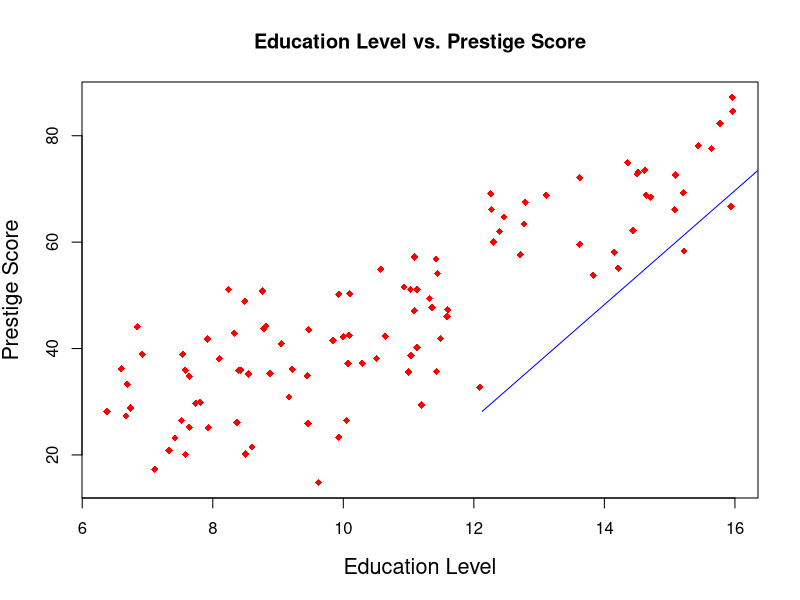
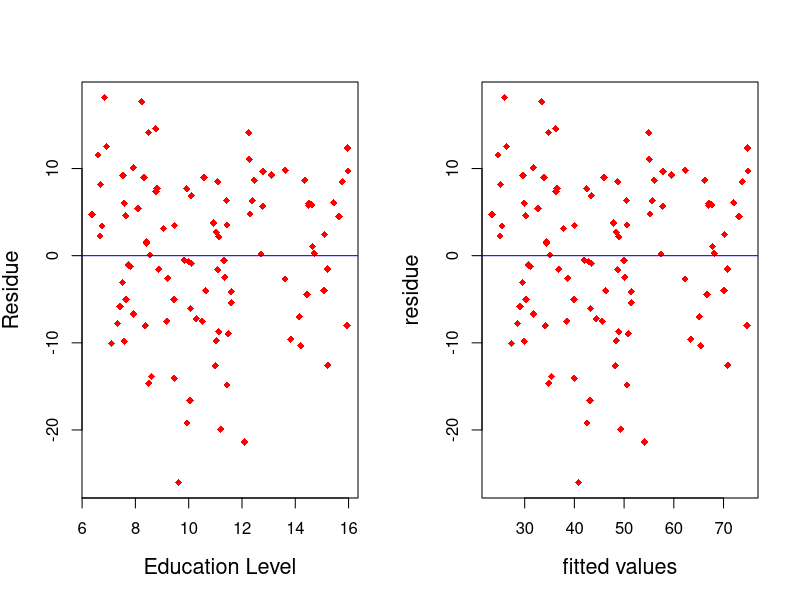
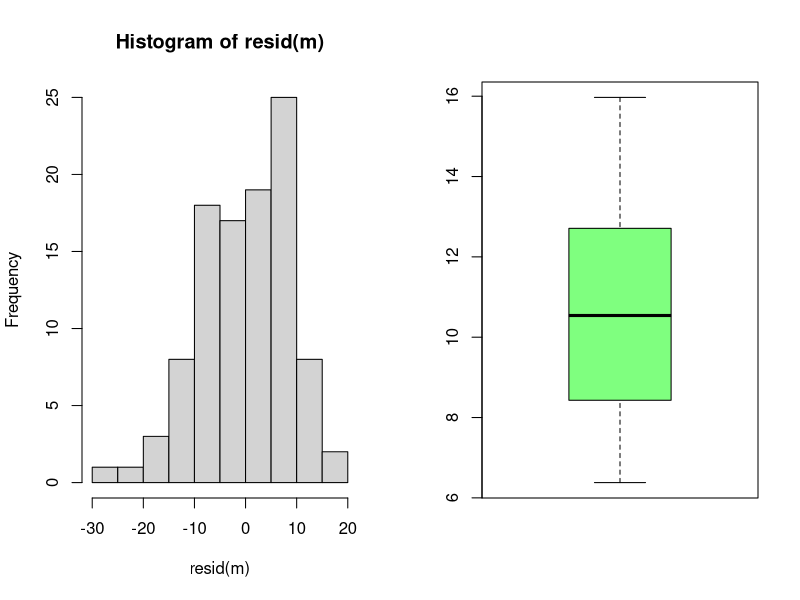
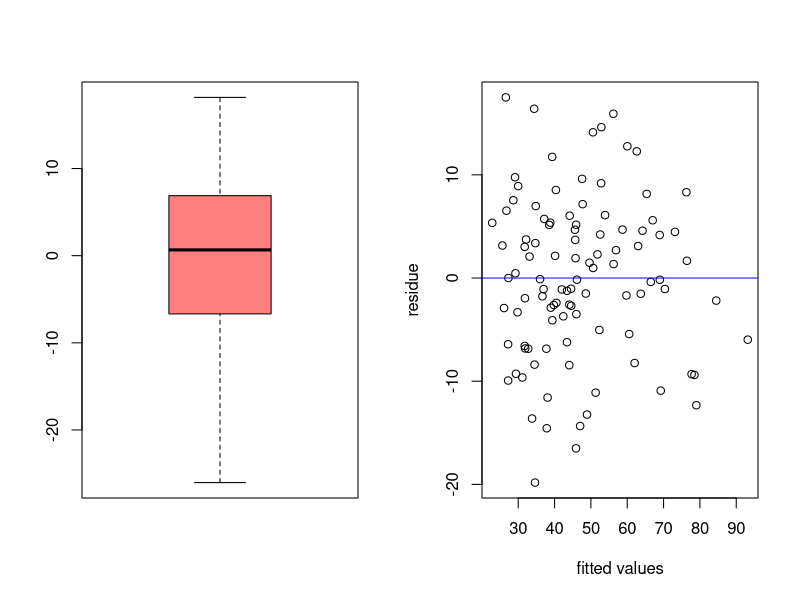

Recreate these plots in R, in order.
#setwd("~/Desktop/cs_spring18/cs555/R_wd")
raw_data<-read.csv("datasets/cs555_a4.csv", header = TRUE)
#get corresponding data, get rid of NA value
prestigeScore<-raw_data[[5]]
prestigeScore<-prestigeScore[!is.na(prestigeScore)]
educationYears<-raw_data[[2]]
educationYears<-educationYears[!is.na(educationYears)]
#create a scatter plot.
attach(raw_data)
min_x = min(educationYears) 
max_x = max(educationYears) 
min_y = min(prestigeScore) 
max_y = max(prestigeScore)
plot(educationYears, prestigeScore,
     main="Education Level vs. Prestige Score", 
     xlab="Education Level", ylab="Prestige Score",
     xlim=c(min_x,max_x), ylim=c(min_y,max_y),
     pch=18, col="red", cex.lab=1.3)
#calculate correlation coefficient
r <- cor(educationYears,prestigeScore)
#simple linear regression
par(mfrow=c(1,2))
m <- lm(prestigeScore~educationYears)
abline(m, col="blue")
resid(m)
plot(educationYears, resid(m), axes=TRUE, 
     frame.plot=TRUE,pch=18, col="red", cex.lab=1.3,
     xlab='Education Level', ylab='Residue') 
abline(h=0,col = 'blue')
plot(fitted(m), resid(m), axes=TRUE,
     frame.plot=TRUE, pch=18, col="red", cex.lab=1.3,
     xlab='fitted values', ylab='residue')
abline(h=0,col = 'blue')
hist(resid(m))
boxplot(educationYears,col = rgb(0,1,0,0.5))
boxplot(resid(m),col = rgb(1,0,0,0.5))

#multiple linear regression
income<-raw_data[[3]]
income<-income[!is.na(income)]
percentageOfWomen<-raw_data[[4]]
percentageOfWomen<-percentageOfWomen[!is.na(percentageOfWomen)]
m2<-lm(prestigeScore~educationYears+income+percentageOfWomen)
summary(m2)
anova(m2)
#plot fitted value
plot(fitted(m2), resid(m2), axes=TRUE, 
     frame.plot=TRUE, xlab='fitted values', ylab='residue')
abline(h=0,col = 'blue')
